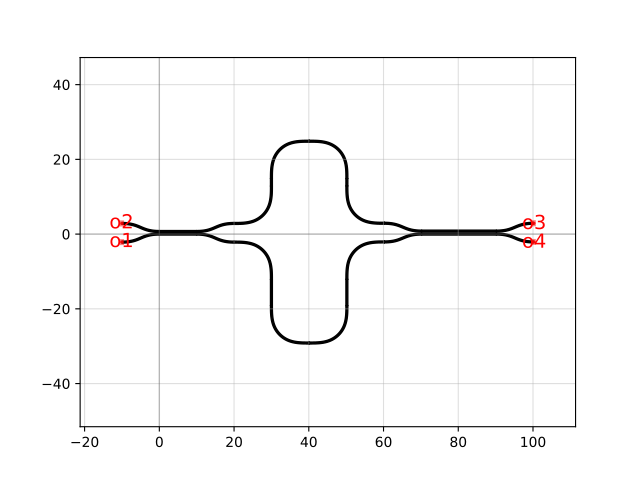

Write the Python code that produced this figure.
import gdsfactory as gf

c = gf.components.mzi_lattice(coupler_lengths=[10.0, 20.0], coupler_gaps=[0.2, 0.3], delta_lengths=[10.0])
c.plot()
